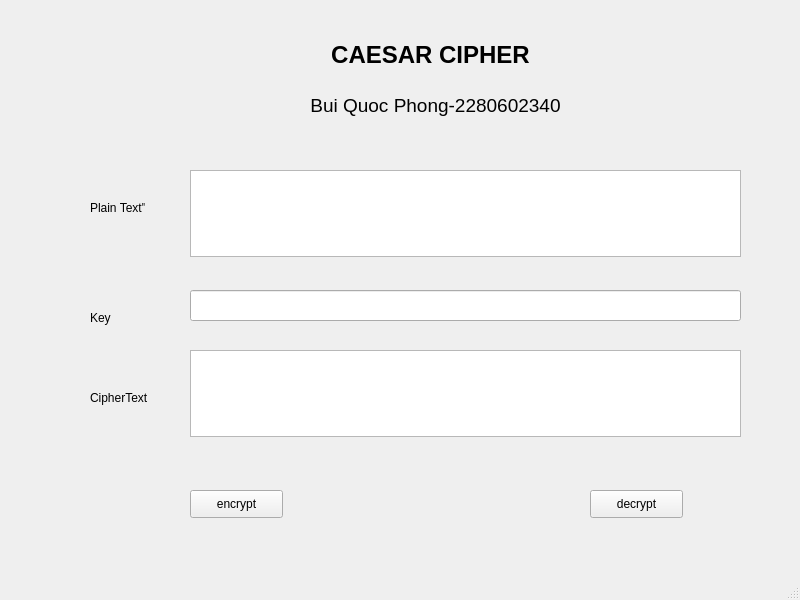
<?xml version="1.0" encoding="UTF-8"?>
<ui version="4.0">
 <class>MainWindow</class>
 <widget class="QMainWindow" name="MainWindow">
  <property name="geometry">
   <rect>
    <x>0</x>
    <y>0</y>
    <width>800</width>
    <height>600</height>
   </rect>
  </property>
  <property name="windowTitle">
   <string>MainWindow</string>
  </property>
  <widget class="QWidget" name="centralwidget">
   <widget class="QLabel" name="label">
    <property name="geometry">
     <rect>
      <x>280</x>
      <y>30</y>
      <width>301</width>
      <height>51</height>
     </rect>
    </property>
    <property name="text">
     <string>&lt;html&gt;&lt;head/&gt;&lt;body&gt;&lt;p align=&quot;center&quot;&gt;&lt;span style=&quot; font-size:18pt; font-weight:600;&quot;&gt;CAESAR CIPHER&lt;/span&gt;&lt;/p&gt;&lt;/body&gt;&lt;/html&gt;</string>
    </property>
   </widget>
   <widget class="QLabel" name="label_2">
    <property name="geometry">
     <rect>
      <x>270</x>
      <y>80</y>
      <width>331</width>
      <height>51</height>
     </rect>
    </property>
    <property name="text">
     <string>&lt;html&gt;&lt;head/&gt;&lt;body&gt;&lt;p align=&quot;center&quot;&gt;&lt;span style=&quot; font-size:14pt;&quot;&gt;Bui Quoc Phong-2280602340&lt;/span&gt;&lt;/p&gt;&lt;/body&gt;&lt;/html&gt;</string>
    </property>
   </widget>
   <widget class="QTextEdit" name="txt_plain_text">
    <property name="geometry">
     <rect>
      <x>190</x>
      <y>170</y>
      <width>551</width>
      <height>87</height>
     </rect>
    </property>
   </widget>
   <widget class="QTextEdit" name="txt_cipher_text">
    <property name="geometry">
     <rect>
      <x>190</x>
      <y>350</y>
      <width>551</width>
      <height>87</height>
     </rect>
    </property>
   </widget>
   <widget class="QLineEdit" name="txt_key">
    <property name="geometry">
     <rect>
      <x>190</x>
      <y>290</y>
      <width>551</width>
      <height>31</height>
     </rect>
    </property>
   </widget>
   <widget class="QPushButton" name="btn_encrypt">
    <property name="geometry">
     <rect>
      <x>190</x>
      <y>490</y>
      <width>93</width>
      <height>28</height>
     </rect>
    </property>
    <property name="text">
     <string>encrypt</string>
    </property>
   </widget>
   <widget class="QPushButton" name="btn_decrypt">
    <property name="geometry">
     <rect>
      <x>590</x>
      <y>490</y>
      <width>93</width>
      <height>28</height>
     </rect>
    </property>
    <property name="text">
     <string>decrypt</string>
    </property>
   </widget>
   <widget class="QLabel" name="txt_plain_text_2">
    <property name="geometry">
     <rect>
      <x>90</x>
      <y>200</y>
      <width>55</width>
      <height>16</height>
     </rect>
    </property>
    <property name="text">
     <string>Plain Text&quot;</string>
    </property>
   </widget>
   <widget class="QLabel" name="label_4">
    <property name="geometry">
     <rect>
      <x>90</x>
      <y>310</y>
      <width>55</width>
      <height>16</height>
     </rect>
    </property>
    <property name="text">
     <string>Key</string>
    </property>
   </widget>
   <widget class="QLabel" name="label_5">
    <property name="geometry">
     <rect>
      <x>90</x>
      <y>390</y>
      <width>71</width>
      <height>16</height>
     </rect>
    </property>
    <property name="text">
     <string>CipherText</string>
    </property>
   </widget>
  </widget>
  <widget class="QMenuBar" name="menubar">
   <property name="geometry">
    <rect>
     <x>0</x>
     <y>0</y>
     <width>800</width>
     <height>26</height>
    </rect>
   </property>
  </widget>
  <widget class="QStatusBar" name="statusbar"/>
 </widget>
 <resources/>
 <connections/>
</ui>
